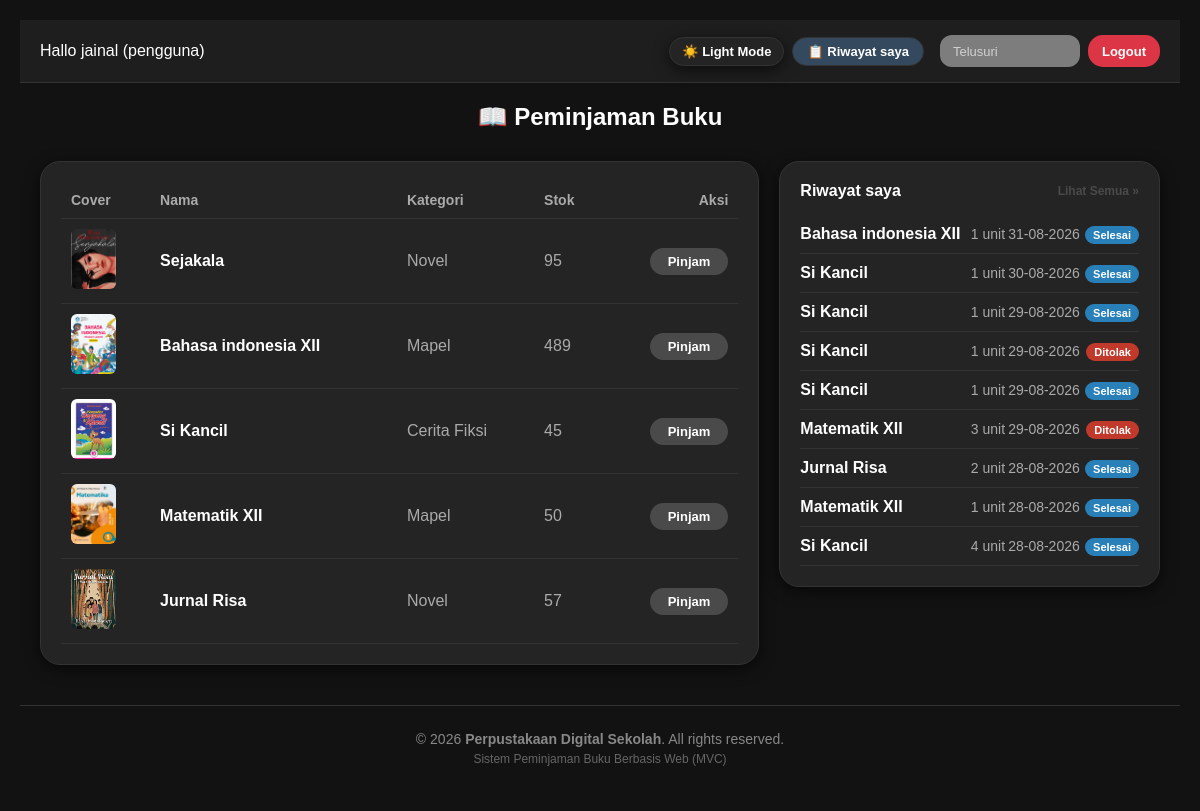
/index.php?page=siswa&action=dashboard (signed in), run on the app's committed database.
### tables this page shows
CREATE TABLE `buku` (
  `id_buku` int(11) NOT NULL,
  `nama_buku` varchar(150) NOT NULL,
  `id_kategori` int(11) NOT NULL,
  `stok` int(11) NOT NULL DEFAULT 0,
  `gambar` varchar(255) DEFAULT NULL
);

CREATE TABLE `kategori` (
  `id_kategori` int(11) NOT NULL,
  `nama_kategori` varchar(100) NOT NULL
);

CREATE TABLE `peminjaman` (
  `id_pinjam` int(11) NOT NULL,
  `id_user` int(11) NOT NULL,
  `id_buku` int(11) NOT NULL,
  `jumlah` int(11) NOT NULL DEFAULT 1,
  `tgl_pinjam` date NOT NULL,
  `tanggal_kembali_rencana` date DEFAULT NULL,
  `tanggal_dikembalikan` date DEFAULT NULL,
  `tgl_kembali` date NOT NULL,
  `status` enum('menunggu','dipinjam','selesai','ditolak') DEFAULT 'menunggu',
  `denda` int(11) DEFAULT 0
);

### controllers/SiswaController.php (called while the page is built, shortened)
<?php
require_once 'models/BukuModel.php';
require_once 'models/PinjamModel.php';
class SiswaController {
    private $bukuModel;
    private $pinjamModel;
    public function __construct() {
        $database = new Database();
        $this->db = $database->getConnection();
        $this->bukuModel = new BukuModel($this->db);
        $this->pinjamModel = new PinjamModel($this->db);
    }
public function dashboard() {
    $search = $_GET['search'] ?? '';
    $id_user = $_SESSION['user']['id_user'];
    $bukuList = $this->bukuModel->getAllBuku($search);
    $riwayat = $this->pinjamModel->getPinjamanByUserId($id_user);
    require_once 'views/siswa/dashboard.php';
}
}

### config/Database.php (called while the page is built, shortened)
<?php
class Database {
    private $host = "localhost";
    private $user = "root";
    private $pass = "";
    private $dbname = "db_pembuku";
    public function getConnection() {
        $this->conn = null;
        try {
            $this->conn = new PDO("mysql:host=" . $this->host . ";dbname=" . $this->dbname, $this->user, $this->pass);
            $this->conn->setAttribute(PDO::ATTR_ERRMODE, PDO::ERRMODE_EXCEPTION);
        } catch(PDOException $exception) {
            echo "Connection error: " . $exception->getMessage();
        }
        return $this->conn;
    }
}

### models/BukuModel.php (called while the page is built, shortened)
<?php
class BukuModel {
    private $conn;
    private $table = 'buku';
    public function __construct($db) {
        $this->conn = $db;
    }
    public function getAllBuku($search = '') {
        $query = "SELECT b.*, k.nama_kategori
                  FROM " . $this->table . " b
                  LEFT JOIN kategori k ON b.id_kategori = k.id_kategori";
        $query .= " ORDER BY b.id_buku DESC";
        $stmt = $this->conn->prepare($query);
        $stmt->execute();
        return $stmt->fetchAll(PDO::FETCH_ASSOC);
    }
}

### models/PinjamModel.php (called while the page is built, shortened)
<?php
class PinjamModel {
    private $conn;
    private $table = 'peminjaman';
    public function __construct($db) {
        $this->conn = $db;
    }
    public function getPinjamanByUserId($id_user) {
    $query = "SELECT p.*, b.nama_buku
              FROM " . $this->table . " p
              JOIN buku b ON p.id_buku = b.id_buku
              WHERE p.id_user = :id_user
              ORDER BY p.id_pinjam DESC";
    $stmt = $this->conn->prepare($query);
    $stmt->bindParam(':id_user', $id_user);
    $stmt->execute();
    return $stmt->fetchAll(PDO::FETCH_ASSOC);
}
}

### views/siswa/dashboard.php (the view, shortened to what this page needs)
<?php include 'views/layout/header.php'; ?>
<div class="header-bar">
    <div style="color: var(--text-main); font-weight: 500;">Hallo <?= htmlspecialchars($_SESSION['user']['nama']); ?> (pengguna)</div>
    <div style="display: flex; align-items: center; gap: 8px; flex-wrap: wrap;">
        <button id="themeToggle" class="theme-toggle-btn" onclick="toggleTheme()">🌙 Dark Mode</button>
        <a href="index.php?page=siswa&action=riwayat" class="btn-nav">📋 Riwayat saya</a>
        <form method="GET" action="index.php" style="display:inline; margin: 0;">
            <input type="text" name="search" placeholder="Telusuri" value="<?= htmlspecialchars($_GET['search'] ?? ''); ?>" class="input-dark" style="width:140px; height: 32px; box-sizing: border-box; font-size: 13px;">
        </form>
        <a href="index.php?page=logout" class="btn-red" style="height: 32px; box-sizing: border-box;">Logout</a>
    </div>
</div>
<h2 style="text-align:center; margin-bottom: 30px; color: var(--text-main);">📖 Peminjaman Buku</h2>
<div style="display: flex; gap: 20px; padding: 0 20px; align-items: flex-start; flex-wrap: wrap;">
    <div class="card" style="flex: 2; min-width: 300px;">
        <table style="width: 100%; border-collapse: collapse;">
            <thead>
                <tr style="color: var(--table-header-color); font-size: 14px; text-align: left; border-bottom: 1px solid var(--border-color);">
                    <th style="padding: 10px;">Cover</th>
                    <th style="padding: 10px;">Nama</th>
                    <th style="padding: 10px;">Kategori</th>
                    <th style="padding: 10px;">Stok</th>
                    <th style="padding: 10px; text-align: right;">Aksi</th>
                </tr>
            </thead>
            <tbody>
                <?php if (!empty($bukuList)): ?>
                    <?php foreach ($bukuList as $b): ?>
                    <tr style="border-bottom: 1px solid var(--table-border);">
                        <td style="padding: 10px;">
                            <?php if (!empty($b['gambar']) && file_exists('uploads/' . $b['gambar'])): ?>
                                <img src="uploads/<?= htmlspecialchars($b['gambar']); ?>" alt="Cover" style="width: 45px; height: 60px; object-fit: cover; border-radius: 6px;">
                            <?php else: ?>
                                <div style="width: 45px; height: 60px; background: var(--cover-placeholder-bg); border-radius: 6px; display: flex; align-items: center; justify-content: center; font-size: 20px;">📘</div>
                            <?php endif; ?>
                        </td>
                        <td style="padding: 12px 10px; font-weight: bold; color: var(--text-main);"><?= htmlspecialchars($b['nama_buku']); ?></td>
                        <td style="padding: 12px 10px; color: var(--text-muted);"><?= htmlspecialchars($b['nama_kategori'] ?? '-'); ?></td>
                        <td style="padding: 12px 10px; color: var(--text-muted);"><?= $b['stok']; ?></td>
                        <td style="padding: 12px 10px; text-align: right;">
                            <a href="index.php?page=siswa&action=ajukanPinjam&id=<?= $b['id_buku']; ?>" class="btn btn-blue">Pinjam</a>
                        </td>
                    </tr>
                    <?php endforeach; ?>
                <?php else: ?>
                    <tr>
                        <td colspan="5" style="text-align: center; color: var(--text-muted); padding: 20px;">Buku tidak ditemukan.</td>
                    </tr>
                <?php endif; ?>
            </tbody>
        </table>
    </div>
    <div class="card" style="flex: 1; min-width: 280px; height: fit-content;">
        <div style="display: flex; justify-content: space-between; align-items: center; margin-bottom: 15px;">
            <h3 style="margin: 0; font-size: 16px; color: var(--text-main);">Riwayat saya</h3>
            <a href="index.php?page=siswa&action=riwayat" style="color: var(--btn-blue-bg); text-decoration: none; font-size: 12px; font-weight: bold;">Lihat Semua &raquo;</a>
        </div>
        <table style="width: 100%; border-collapse: collapse;">
            <tbody>
                <?php if (!empty($riwayatSaya)): ?>
                    <?php foreach ($riwayatSaya as $r): ?>
                    <tr style="border-bottom: 1px solid var(--table-border);">
                        <td style="padding: 10px 0; font-weight: bold; font-size: 14px; color: var(--text-main);">
                            <?= htmlspecialchars($r['nama_buku']); ?>
                        </td>
                        <td style="padding: 10px 0; font-size: 12px; color: var(--text-muted); text-align: center;">
                            <?= $r['jumlah']; ?> unit<br>
                            <span style="font-size: 10px; color: var(--text-muted);"><?= date('d-m-Y', strtotime($r['tgl_pinjam'])); ?></span>
                        </td>
                        <td style="padding: 10px 0; text-align: right;">
                            <span class="status-badge status-<?= $r['status']; ?>"><?= $r['status']; ?></span>
                        </td>
                    </tr>
                    <?php endforeach; ?>
                <?php elseif (!empty($riwayat)): ?>
                    <?php foreach ($riwayat as $r): ?>
                    <tr style="border-bottom: 1px solid var(--table-border);">
                        <td style="padding: 10px 0; font-weight: bold; color: var(--text-main);"><?= htmlspecialchars($r['nama_buku']); ?></td>
                        <td style="padding: 10px 0; color: var(--text-muted); font-size: 14px; text-align: center;"><?= $r['jumlah']; ?> unit</td>
                        <td style="padding: 10px 0; color: var(--text-muted); font-size: 14px; text-align: center;"><?= date('d-m-Y', strtotime($r['tgl_pinjam'])); ?></td>
                        <td style="padding: 10px 0; text-align: right;">
                            <span class="status-badge status-<?= $r['status']; ?>">
                                <?= $r['status']; ?>
                            </span>
                        </td>
                    </tr>
                    <?php endforeach; ?>
                <?php else: ?>
                    <tr>
                        <td colspan="3" style="text-align: center; color: var(--text-muted); padding: 15px; font-size: 13px;">Belum ada riwayat peminjaman.</td>
                    </tr>
                <?php endif; ?>
            </tbody>
        </table>
    </div>
</div>
<?php include 'views/layout/footer.php'; ?>

### views/layout/header.php (style rules this page uses)
body { background-color: #1a1a1a; color: #ffffff; font-family: 'Segoe UI', Tahoma, Geneva, Verdana, sans-serif; margin: 0; padding: 20px; }
:root { --bg-body: #f8f9fa; --bg-card: #ffffff; --bg-header: #ffffff; --text-main: #333333; --text-muted: #6c757d; --border-color: #e0e0e0; --input-bg: #ffffff; --input-border: #ced4da; --input-text: #495057; --input-placeholder: #adb5bd; --table-border: #e9ecef; --table-header-color: #495057; --cover-placeholder-bg: #e9ecef; --btn-nav-bg: #e9ecef; --btn-nav-text: #495057; --btn-nav-hover: #dee2e6; --btn-blue-bg: #007bff; --btn-blue-hover: #0056b3; --shadow: 0 4px 15px rgba(0, 0, 0, 0.05); }
[data-theme="dark"] { --bg-body: #121212; --bg-card: #242424; --bg-header: #1e1e1e; --text-main: #ffffff; --text-muted: #aaa; --border-color: #333333; --input-bg: #7d7d7d; --input-border: transparent; --input-text: #ffffff; --input-placeholder: #d1d1d1; --table-border: #333333; --table-header-color: #aaa; --cover-placeholder-bg: #444444; --btn-nav-bg: #34495e; --btn-nav-text: white; --btn-nav-hover: #2c3e50; --btn-blue-bg: #4a4a4a; --btn-blue-hover: #666666; --shadow: 0 4px 15px rgba(0, 0, 0, 0.6); }
body { background-color: var(--bg-body); color: var(--text-main); font-family: Arial, sans-serif; margin: 0; transition: background-color 0.3s, color 0.3s; }
.card { background-color: var(--bg-card); border: 1px solid var(--border-color); border-radius: 20px; box-shadow: var(--shadow); padding: 20px; box-sizing: border-box; transition: background-color 0.3s, border-color 0.3s; }
.header-bar { display: flex; justify-content: space-between; align-items: center; padding: 15px 20px; background: var(--bg-header); border-bottom: 1px solid var(--border-color); margin-bottom: 20px; transition: background-color 0.3s, border-color 0.3s; }
.status-badge { padding: 3px 8px; border-radius: 10px; font-size: 11px; font-weight: bold; text-transform: capitalize; }
.status-selesai { background-color: #2980b9; color: #fff; }
.status-ditolak { background-color: #c0392b; color: #fff; }
.btn-nav { background-color: var(--btn-nav-bg); color: var(--btn-nav-text); padding: 6px 14px; border-radius: 15px; text-decoration: none; font-size: 13px; font-weight: bold; margin-right: 8px; display: inline-flex; align-items: center; transition: background-color 0.2s; border: 1px solid var(--border-color); }
.input-dark { background-color: var(--input-bg); border: 1px solid var(--input-border); color: var(--input-text); padding: 6px 12px; border-radius: 12px; outline: none; transition: background-color 0.3s, color 0.3s; }
.input-dark::placeholder { color: var(--input-placeholder); }
.btn-blue { background-color: var(--btn-blue-bg); color: white; border: none; padding: 6px 18px; border-radius: 15px; text-decoration: none; font-size: 13px; font-weight: bold; cursor: pointer; transition: opacity 0.2s; }
.btn-red { background-color: #dc3545; color: white; border: none; padding: 6px 14px; border-radius: 15px; text-decoration: none; font-size: 13px; font-weight: bold; display: inline-flex; align-items: center; cursor: pointer; transition: opacity 0.2s; }
.theme-toggle-btn { background-color: var(--bg-card); color: var(--text-main); border: 1px solid var(--border-color); padding: 6px 12px; border-radius: 15px; cursor: pointer; font-size: 13px; font-weight: bold; box-shadow: var(--shadow); transition: background-color 0.2s; }

### data on the page
buku: gambar (picture), nama_buku "Sejakala", id_kategori.nama_kategori "Novel", stok "95"
buku: gambar (picture), nama_buku "Bahasa indonesia XII", id_kategori.nama_kategori "Mapel", stok "489"
buku: gambar (picture), nama_buku "Si Kancil", id_kategori.nama_kategori "Cerita Fiksi", stok "45"
buku: gambar (picture), nama_buku "Matematik XII", id_kategori.nama_kategori "Mapel", stok "50"
buku: gambar (picture), nama_buku "Jurnal Risa", id_kategori.nama_kategori "Novel", stok "57"
peminjaman: id_buku.nama_buku "Bahasa indonesia XII", jumlah "1", tgl_pinjam "31-08-2026", status "Selesai"
peminjaman: id_buku.nama_buku "Si Kancil", jumlah "1", tgl_pinjam "30-08-2026", status "Selesai"
peminjaman: id_buku.nama_buku "Si Kancil", jumlah "1", tgl_pinjam "29-08-2026", status "Selesai"
peminjaman: id_buku.nama_buku "Si Kancil", jumlah "1", tgl_pinjam "29-08-2026", status "Ditolak"
peminjaman: id_buku.nama_buku "Si Kancil", jumlah "1", tgl_pinjam "29-08-2026", status "Selesai"
peminjaman: id_buku.nama_buku "Matematik XII", jumlah "3", tgl_pinjam "29-08-2026", status "Ditolak"
peminjaman: id_buku.nama_buku "Jurnal Risa", jumlah "2", tgl_pinjam "28-08-2026", status "Selesai"
peminjaman: id_buku.nama_buku "Matematik XII", jumlah "1", tgl_pinjam "28-08-2026", status "Selesai"
peminjaman: id_buku.nama_buku "Si Kancil", jumlah "4", tgl_pinjam "28-08-2026", status "Selesai"

### other printed values
$_SESSION['user']['nama'] "jainal"
